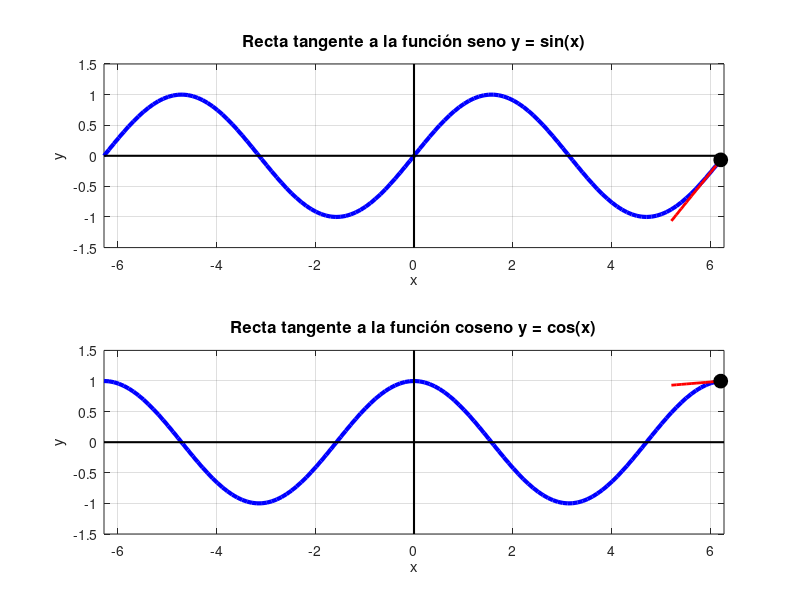

Reproduce this figure in MATLAB.
% Código en MATLAB para visualizar seno y coseno en columna vertical

% Limpiar la pantalla y las variables
clc;
clear;

% Crear una figura con 2 subplots en columna vertical
figure;

% ==================================================
% Gráfica 1: Función seno y = sin(x)
% ==================================================
subplot(2, 1, 1); % Primer subplot (arriba)

% Definir el rango de x para la función seno
x1 = -2*pi:0.1:2*pi;

% Definir la función seno y = sin(x)
y1 = sin(x1);

% Graficar la función seno
plot(x1, y1, 'b', 'LineWidth', 3); % Función seno en azul grueso
hold on;
grid on;
axis([-2*pi 2*pi -1.5 1.5]); % Ajustar los ejes para mejor visualización
xlabel('x');
ylabel('y');
title('Recta tangente a la función seno y = sin(x)', 'FontSize', 12);

% Dibujar el eje x (y = 0)
plot([-2*pi, 2*pi], [0, 0], 'k', 'LineWidth', 1.5); % Eje x en negro

% Dibujar el eje y (x = 0)
plot([0, 0], [-1.5, 1.5], 'k', 'LineWidth', 1.5); % Eje y en negro

% Pausa inicial de 2 segundos
pause(2);

% Bucle para mover la recta tangente a lo largo de la curva
for i = 1:length(x1)
    % Punto actual en la curva
    x0 = x1(i);
    y0 = sin(x0);
    
    % Derivada de y = sin(x) (pendiente de la recta tangente)
    m = cos(x0); % dy/dx = cos(x)
    
    % Definir la recta tangente y = m(x - x0) + y0
    x_tangent = x0 - 1:0.1:x0 + 1; % Rango de x para la recta tangente
    y_tangent = m*(x_tangent - x0) + y0;
    
    % Graficar la recta tangente
    plot(x_tangent, y_tangent, 'r', 'LineWidth', 2); % Recta tangente en rojo
    plot(x0, y0, 'ko', 'MarkerFaceColor', 'k', 'MarkerSize', 10); % Punto de tangencia en negro
    
    % Pausa para visualizar el movimiento
    pause(0.05);
    
    % Borrar la recta tangente anterior (excepto en la última iteración)
    if i < length(x1)
        cla; % Limpiar solo el subplot actual
        plot(x1, y1, 'b', 'LineWidth', 3); % Volver a graficar la función seno
        hold on;
        grid on;
        axis([-2*pi 2*pi -1.5 1.5]); % Mantener los ejes ajustados
        xlabel('x');
        ylabel('y');
        title('Recta tangente a la función seno y = sin(x)', 'FontSize', 12);
        
        % Volver a dibujar los ejes x e y
        plot([-2*pi, 2*pi], [0, 0], 'k', 'LineWidth', 1.5); % Eje x en negro
        plot([0, 0], [-1.5, 1.5], 'k', 'LineWidth', 1.5); % Eje y en negro
    end
end

% ==================================================
% Gráfica 2: Función coseno y = cos(x)
% ==================================================
subplot(2, 1, 2); % Segundo subplot (abajo)

% Definir el rango de x para la función coseno
x2 = -2*pi:0.1:2*pi;

% Definir la función coseno y = cos(x)
y2 = cos(x2);

% Graficar la función coseno
plot(x2, y2, 'b', 'LineWidth', 3); % Función coseno en azul grueso
hold on;
grid on;
axis([-2*pi 2*pi -1.5 1.5]); % Ajustar los ejes para mejor visualización
xlabel('x');
ylabel('y');
title('Recta tangente a la función coseno y = cos(x)', 'FontSize', 12);

% Dibujar el eje x (y = 0)
plot([-2*pi, 2*pi], [0, 0], 'k', 'LineWidth', 1.5); % Eje x en negro

% Dibujar el eje y (x = 0)
plot([0, 0], [-1.5, 1.5], 'k', 'LineWidth', 1.5); % Eje y en negro

% Pausa inicial de 2 segundos
pause(2);

% Bucle para mover la recta tangente a lo largo de la curva
for i = 1:length(x2)
    % Punto actual en la curva
    x0 = x2(i);
    y0 = cos(x0);
    
    % Derivada de y = cos(x) (pendiente de la recta tangente)
    m = -sin(x0); % dy/dx = -sin(x)
    
    % Definir la recta tangente y = m(x - x0) + y0
    x_tangent = x0 - 1:0.1:x0 + 1; % Rango de x para la recta tangente
    y_tangent = m*(x_tangent - x0) + y0;
    
    % Graficar la recta tangente
    plot(x_tangent, y_tangent, 'r', 'LineWidth', 2); % Recta tangente en rojo
    plot(x0, y0, 'ko', 'MarkerFaceColor', 'k', 'MarkerSize', 10); % Punto de tangencia en negro
    
    % Pausa para visualizar el movimiento
    pause(0.05);
    
    % Borrar la recta tangente anterior (excepto en la última iteración)
    if i < length(x2)
        cla; % Limpiar solo el subplot actual
        plot(x2, y2, 'b', 'LineWidth', 3); % Volver a graficar la función coseno
        hold on;
        grid on;
        axis([-2*pi 2*pi -1.5 1.5]); % Mantener los ejes ajustados
        xlabel('x');
        ylabel('y');
        title('Recta tangente a la función coseno y = cos(x)', 'FontSize', 12);
        
        % Volver a dibujar los ejes x e y
        plot([-2*pi, 2*pi], [0, 0], 'k', 'LineWidth', 1.5); % Eje x en negro
        plot([0, 0], [-1.5, 1.5], 'k', 'LineWidth', 1.5); % Eje y en negro
    end
end